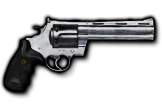
#> input picture WeaponComponents/references/style_B_edge_ref_Anaconda.png, 162 x 110 px, found by its file name
$ python _finalize_icon_style_b.py ../../WeaponComponents/references/style_B_edge_ref_Anaconda.png
#> lines starting #> are read from the running program, lines starting #| are printed output that depends on the picture; after the words box and inside, x2 and y2 are one past the last pixel; in counts of white or black regions, pixels touching at a corner belong together
"""Finalize style-B attachment Icon previews / production Icons.

Preferred cut: rembg (neural), like portrait BiRefNet path.
Fallback: magenta #FF00FF flood soft-key (dark metal cannot use #504633 — too close).

Then: fit ~78% of canvas + thin black silhouette outline.

Output default: 100x100 RGBA under Icons/Upgrades/_review/icon_style_B/
Canon rules: WeaponComponents/references/PROMPT.md
"""
from __future__ import annotations

from collections import deque
from pathlib import Path

from PIL import Image, ImageFilter

try:
    from rembg import remove as rembg_remove
except ImportError:
    rembg_remove = None

BG_SEED = 80.0
BG_WALK = 110.0
SIZE = 100
OUTLINE_WIDTH = 2
OUTLINE_COLOR = (0, 0, 0, 255)
# Anaconda-like soft silhouette (see WeaponComponents/references/style_B_edge_ref_Anaconda.png)
BODY_SOFT = 0.45          # mild overall soften (less harsh)
EDGE_AA_BLUR = 1.15       # alpha ramp width ~ like Anaconda 25→255 over ~4px
FRINGE_BLACK_BELOW = 200  # alpha < this → RGB forced black (soft AA fringe)

SRC = Path(
    r"C:\Users\SsAnd\.cursor\projects\c-Users-SsAnd-AppData-Roaming-Jagged-Alliance-3-Mods-jazz\assets"
)
OUT = Path(
    r"C:\Users\SsAnd\AppData\Roaming\Jagged Alliance 3\Mods\jazz\Icons\Upgrades\_review\icon_style_B"
)
RAW_OUT = OUT / "_raw"

# Default batch; pass raw_*.png names as argv to process a subset.
NAMES = [
    "raw_JAZZ_Reflex_Eotech.png",
    "raw_JAZZ_MagNormal.png",
    "raw_JAZZ_MagLarge_30_45.png",
    "raw_JAZZ_Reflex_PKAS.png",
]


def dist_mag(r: int, g: int, b: int) -> float:
    return ((r - 255) ** 2 + (g - 0) ** 2 + (b - 255) ** 2) ** 0.5


# [113 lines left out: functions magenta_key, looks_like_magenta_plate, cut, not called in this run]


def fit_with_margin(im: Image.Image, size: int = SIZE, fill: float = 0.78) -> Image.Image:
    a = im.getchannel("A")
    mask = a.point(lambda v: 255 if v > 24 else 0)
    bbox = mask.getbbox()
    if not bbox:
        return Image.new("RGBA", (size, size), (0, 0, 0, 0))
    cropped = im.crop(bbox)
    target = max(8, int(round(size * fill)))
    scale = min(target / cropped.width, target / cropped.height)
    nw = max(1, int(round(cropped.width * scale)))
    nh = max(1, int(round(cropped.height * scale)))
    resized = cropped.resize((nw, nh), Image.Resampling.LANCZOS)
    canvas = Image.new("RGBA", (size, size), (0, 0, 0, 0))
    canvas.paste(resized, ((size - nw) // 2, (size - nh) // 2), resized)
    return canvas


# [53 lines left out: functions harden_alpha, remove_light_fringe, not called in this run]


def anaconda_soft_silhouette(
    im: Image.Image,
    body_soft: float = BODY_SOFT,
    edge_blur: float = EDGE_AA_BLUR,
    fringe_black_below: int = FRINGE_BLACK_BELOW,
) -> Image.Image:
    """Match JA3 Anaconda icon edge: soft alpha ramp, black fringe, slightly soft body.

    Ref edge profile (Anaconda): alpha 25→64→128→207→255 with RGB black in the
    outer fringe, then opaque metal — no hard pixel outline, no staircase ring.
    """
    im = im.convert("RGBA")
    # Mild body soften (filmic, less razor-sharp)
    if body_soft > 0:
        blurred = im.filter(ImageFilter.GaussianBlur(radius=body_soft))
        body = Image.blend(im, blurred, 0.55)
    else:
        body = im

    # Clean hard sil from alpha, then soft AA ramp
    sil = im.getchannel("A").point(lambda v: 255 if v > 28 else 0)
    # tiny dilate so soft ramp has room outside the opaque core
    dil = sil.filter(ImageFilter.MaxFilter(3))
    soft_a = dil.filter(ImageFilter.GaussianBlur(radius=edge_blur))

    bp = list(body.getdata())
    ap = list(soft_a.getdata())
    out_px = []
    for (r, g, b, _oa), a in zip(bp, ap):
        if a < 10:
            out_px.append((0, 0, 0, 0))
            continue
        if a < fringe_black_below:
            # Anaconda outer fringe: pure black + partial alpha
            out_px.append((0, 0, 0, a))
        else:
            out_px.append((r, g, b, 255 if a >= 250 else a))
    out = Image.new("RGBA", im.size)
    out.putdata(out_px)
    return out


def heal_silhouette(im: Image.Image, close_iters: int = 4, edge_blur: float = 2.4) -> Image.Image:
    """Heal rembg 'chewed' edges (esp. thin spines) at hi-res before downscale.

    Morphological close fills small bites; light alpha blur softens remaining jaggies.
    RGB unchanged under new alpha.
    """
    im = im.convert("RGBA")
    rgb = im.convert("RGB")
    a = im.getchannel("A")
    sil = a.point(lambda v: 255 if v > 20 else 0)
    closed = sil
    for _ in range(max(1, close_iters)):
        closed = closed.filter(ImageFilter.MaxFilter(3))
    for _ in range(max(1, close_iters)):
        closed = closed.filter(ImageFilter.MinFilter(3))
    # Soften mask edge, keep core solid
    soft = closed.filter(ImageFilter.GaussianBlur(radius=edge_blur))
    # Premultiply-friendly: RGB black where we're only in soft fringe outside hard sil
    hard = closed
    rp, gp, bp = rgb.split()
    ap = list(soft.getdata())
    hp = list(hard.getdata())
    r0 = list(rp.getdata())
    g0 = list(gp.getdata())
    b0 = list(bp.getdata())
    out = []
    for r, g, b, sa, ha in zip(r0, g0, b0, ap, hp):
        if sa < 8:
            out.append((0, 0, 0, 0))
        elif ha > 200:
            out.append((r, g, b, 255))
        else:
            # soft fringe outside healed core → black AA like Anaconda
            out.append((0, 0, 0, sa))
    res = Image.new("RGBA", im.size)
    res.putdata(out)
    return res


def scrub_magenta(im: Image.Image) -> Image.Image:
    """Remove leftover magenta spill on keyed edges."""
    im = im.convert("RGBA")
    px = list(im.getdata())
    out = []
    for r, g, b, a in px:
        if a < 8:
            out.append((0, 0, 0, 0))
            continue
        if dist_mag(r, g, b) < 90 and min(r, b) > g + 25:
            out.append((0, 0, 0, 0))
            continue
        excess = min(r, b) - g
        if excess > 12:
            pull = min(1.0, excess / 90.0) * 0.6
            r = int(r * (1 - pull) + g * pull)
            b = int(b * (1 - pull) + g * pull)
        out.append((r, g, b, a))
    res = Image.new("RGBA", im.size)
    res.putdata(out)
    return res


def finalize_icon(keyed: Image.Image, size: int = SIZE, fill: float = 0.78) -> Image.Image:
    # Heal chewed rembg edges at source res, then downscale (LANCZOS keeps soft edge)
    hi = scrub_magenta(keyed.convert("RGBA"))
    hi = heal_silhouette(hi, close_iters=4, edge_blur=2.4)
    fitted = fit_with_margin(hi, size=size, fill=fill)
    # Gentle final AA only — no light-fringe eat that chews spines/highlights
    return anaconda_soft_silhouette(
        fitted,
        body_soft=0.35,
        edge_blur=0.85,
        fringe_black_below=170,
    )


def main() -> None:
    import sys

    names = [Path(a).name for a in sys.argv[1:]] or list(NAMES)
    OUT.mkdir(parents=True, exist_ok=True)
    RAW_OUT.mkdir(parents=True, exist_ok=True)
    print("cutter:", "rembg" if rembg_remove else "magenta-flood")
    print("edge: Anaconda soft silhouette AA")
    for name in names:
        keyed_name = name.replace("raw_", "keyed_")
        keyed_path = RAW_OUT / keyed_name
        src = SRC / name
        if keyed_path.exists():
            keyed = Image.open(keyed_path).convert("RGBA")
#> keyed is the input picture: PIL image 162x110 RGBA; mean R, G, B, A 82.1, 82.2, 82.7, 81.5
            print(f"reuse keyed {keyed_name}")
        elif src.exists():
            raw = Image.open(src).convert("RGBA")
            raw.save(RAW_OUT / name)
            keyed = cut(raw)
            keyed.save(keyed_path)
        else:
            print("missing", name)
            continue
        final = finalize_icon(keyed, SIZE, fill=0.78)
#> in scrub_magenta, `px = list(im.getdata())`: px = 17820 items, first 6: (255, 255, 255, 0), (255, 255, 255, 0), (255, 255, 255, 0), (255, 255, 255, 0), (255, 255, 255, 0), (255, 255, 255, 0)
#> after the loop in scrub_magenta, `for r, g, b, a in px:`: out = 17820 items, first 6: (0, 0, 0, 0), (0, 0, 0, 0), (0, 0, 0, 0), (0, 0, 0, 0), (0, 0, 0, 0), (0, 0, 0, 0)
#> in scrub_magenta, `res = Image.new("RGBA", im.size)`: res: PIL image 162x110 RGBA; every value is 0
#> in heal_silhouette, `rgb = im.convert("RGB")`:
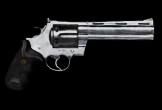
#> rgb: PIL image 162x110 RGB; mean R, G, B 23.6, 23.8, 24.3
#> in heal_silhouette, `sil = a.point(lambda v: 255 if v > 20 else 0)`:
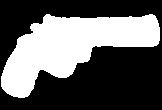
#> sil: PIL image 162x110 L; 37.8% white; 1 white region, box (x1, y1, x2, y2) and area: (1, 14, 160, 98) 6730
#> after the loop in heal_silhouette, `for _ in range(max(1, close_iters)):`: closed: PIL image 162x110 L; 49.1% white; 1 white region, box (x1, y1, x2, y2) and area: (0, 10, 162, 102) 8743
#> after the loop in heal_silhouette, `for _ in range(max(1, close_iters)):`: closed: PIL image 162x110 L; 38.6% white; 1 white region, box (x1, y1, x2, y2) and area: (0, 14, 162, 98) 6875
#> in heal_silhouette, `soft = closed.filter(ImageFilter.GaussianBlur(radius=edge_blur))`:
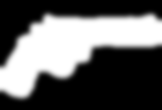
#> soft: PIL image 162x110 L; min 0, max 255, mean 98.4
#> in heal_silhouette, `ap = list(soft.getdata())`: ap = 17820 values, max 255 at index 3549, min 0 at index 0, mean 98.38
#> in heal_silhouette, `hp = list(hard.getdata())`: hp = 17820 values, max 255 at index 2314, min 0 at index 0, mean 98.38
#> in heal_silhouette, `r0 = list(rp.getdata())`: r0 = 17820 values, max 221 at index 3545, min 0 at index 0, mean 23.65
#> in heal_silhouette, `g0 = list(gp.getdata())`: g0 = 17820 values, max 221 at index 3545, min 0 at index 0, mean 23.77
#> in heal_silhouette, `b0 = list(bp.getdata())`: b0 = 17820 values, max 221 at index 3545, min 0 at index 0, mean 24.35
#> in fit_with_margin, `mask = a.point(lambda v: 255 if v > 24 else 0)`:
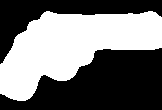
#> mask: PIL image 162x110 L; 45.5% white; 1 white region, box (x1, y1, x2, y2) and area: (0, 11, 162, 101) 8115
#> in fit_with_margin, `bbox = mask.getbbox()`: bbox = (0, 11, 162, 101)
#> in fit_with_margin, `cropped = im.crop(bbox)`:
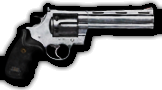
#> cropped: PIL image 162x90 RGBA; mean R, G, B, A 28.9, 29, 29.8, 126.8; transparent parts drawn white
#> in fit_with_margin, `canvas = Image.new("RGBA", (size, size), (0, 0, 0, 0))`: canvas: PIL image 100x100 RGBA; every value is 0
#> in anaconda_soft_silhouette, `sil = im.getchannel("A").point(lambda v: 255 if v > 28 else 0)`: sil: PIL image 100x100 L; 17% white; 1 white region, box (x1, y1, x2, y2) and area: (11, 29, 89, 70) 1703
#> in anaconda_soft_silhouette, `dil = sil.filter(ImageFilter.MaxFilter(3))`: dil: PIL image 100x100 L; 19.6% white; 1 white region, box (x1, y1, x2, y2) and area: (10, 28, 90, 71) 1957
#> in anaconda_soft_silhouette, `soft_a = dil.filter(ImageFilter.GaussianBlur(radius=edge_blur))`:
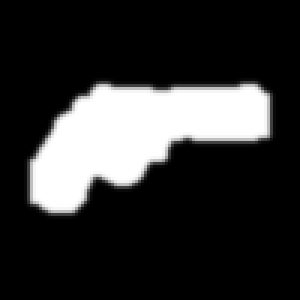
#> soft_a: PIL image 100x100 L (shown 3 times larger); min 0, max 255, mean 49.9
#> in anaconda_soft_silhouette, `bp = list(body.getdata())`: bp = 10000 items, first 6: (0, 0, 0, 0), (0, 0, 0, 0), (0, 0, 0, 0), (0, 0, 0, 0), (0, 0, 0, 0), (0, 0, 0, 0)
#> in anaconda_soft_silhouette, `ap = list(soft_a.getdata())`: ap = 10000 values, max 255 at index 3034, min 0 at index 0, mean 49.9
#> after the loop in anaconda_soft_silhouette, `for (r, g, b, _oa), a in zip(bp, ap):`: out_px has the same summary as bp
#> in anaconda_soft_silhouette, `out.putdata(out_px)`:
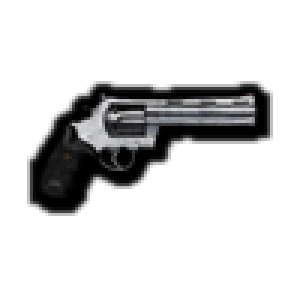
#> out: PIL image 100x100 RGBA (shown 3 times larger); mean R, G, B, A 9.7, 9.8, 10, 49.8; transparent parts drawn white
        out_name = name.replace("raw_", "preview_")
        final.save(OUT / out_name)
        opaque = sum(1 for p in final.getdata() if p[3] > 200)
#> opaque = 1779
        print(f"{out_name}: opaque={opaque}")
#| style_B_edge_ref_Anaconda.png: opaque=1779


if __name__ == "__main__":
    main()
